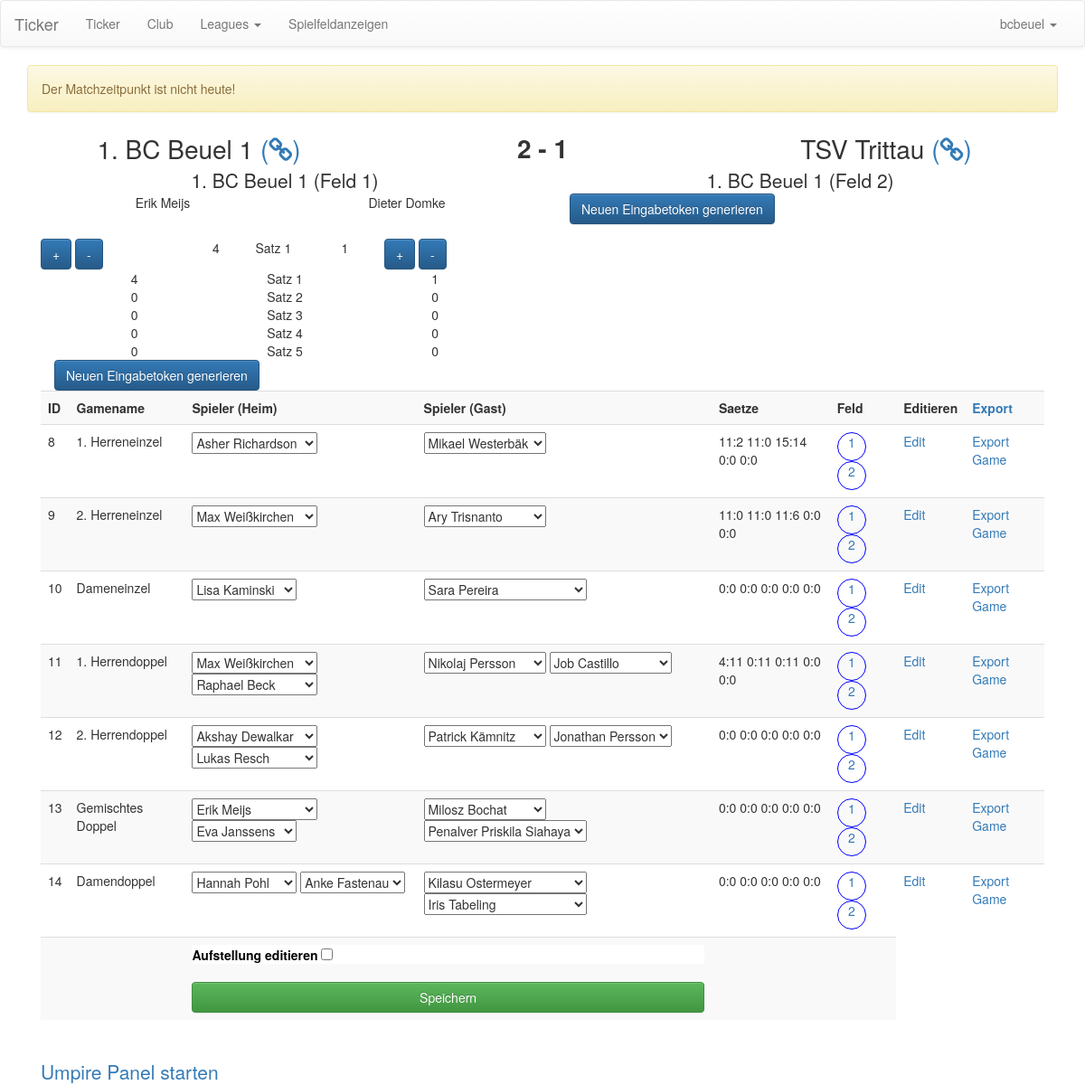
The page /ticker/manage/ticker/1 (signed in) on the database as committed earlier.
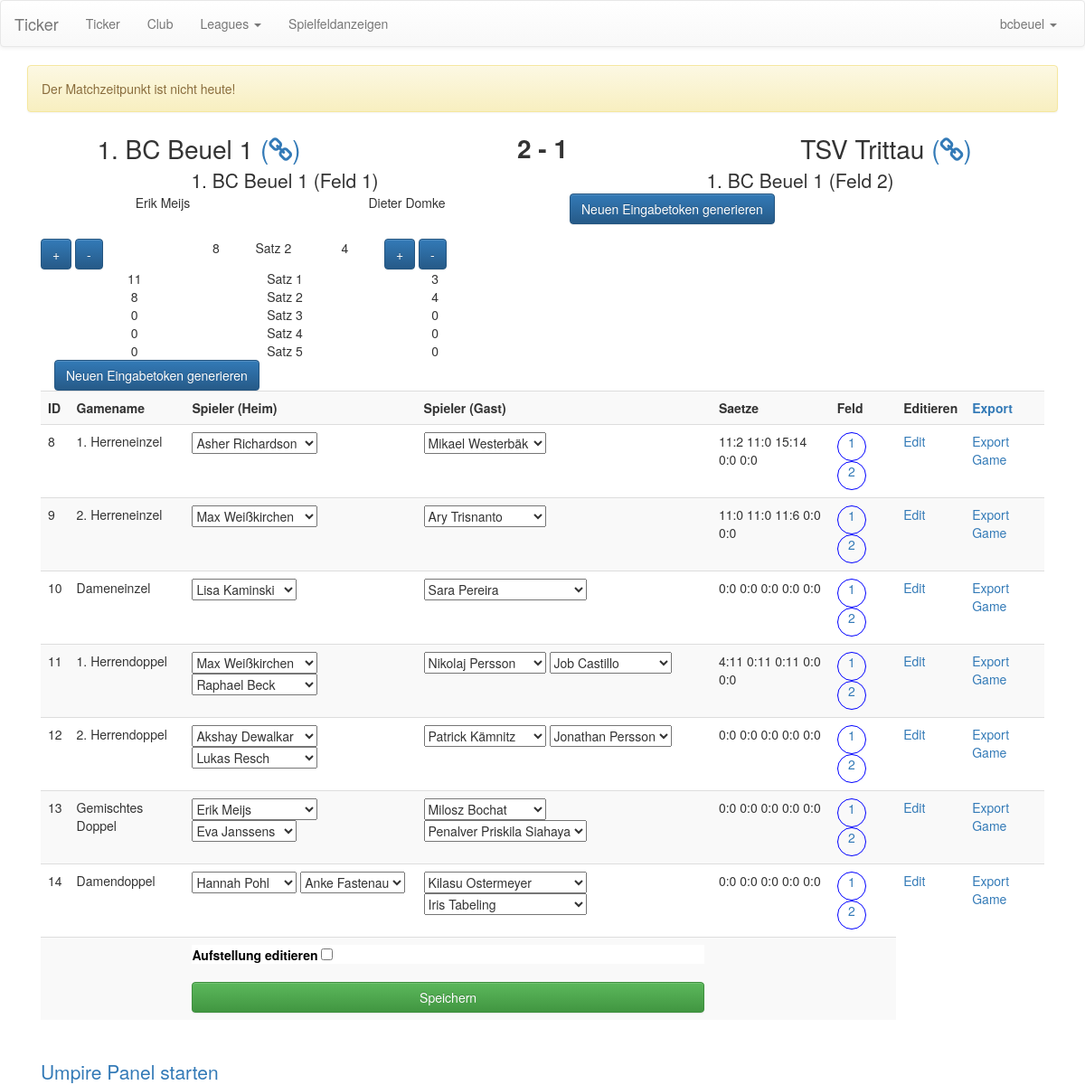
The same page on the database as committed later.
### ticker/models/fields.py (models this page shows, shortened)
class PlayingField(models.Model):
    field_name = models.CharField(max_length=255)
    def get_game(self):
        field_allocations = FieldAllocation.objects.filter(field=self, is_active=True, end_allocation=None)
        if field_allocations.exists():
            if field_allocations.count() != 1:
                field_allocations = field_allocations.order_by('-create_time')
            return field_allocations[0].game
        return None
    def has_token(self):
        tokens = PresentationToken.objects.filter(
            field=self,
            is_used=False,
        )
        return tokens.count() != 0

### ticker/models/matchstructure.py (models this page shows, shortened)
class Game(models.Model):
    name = models.CharField(max_length=64)
    player_a = ManyToManyField(Player, related_name='player_a', blank=True)
    player_b = ManyToManyField(Player, related_name='player_b', blank=True)
    sets = ManyToManyField(Set, blank=True)
    game_types = (('single', 'Herreneinzel'),
                  ('womansingle', 'Dameneinzel'),
                  ('men_double', 'Herrendoppel'),
                  ('women_double', 'Frauendoppel'),
                  ('mixed', 'Mixed'))
    current_set = models.IntegerField(default=1)
    game_type = models.CharField(max_length=32, choices=game_types)
    presses_json = models.TextField(default=None, blank=True, null=True)
    def __str__(self):
        return 'Game {3}: {0} {1} {2}'.format(self.name, self.game_type, '0', self.id)
    def in_progress(self):
        if self.current_set != 1:
            return True
        s = self.sets.filter(set_number=1).first()
        return s.is_started()
    def is_finished(self, rule):
        return self.is_won(rule)
    def get_set_score(self, rule):
        won_team_a = 0
        won_team_b = 0
        for set in self.sets.all():
            if set.set_won_by_team_a(rule):
                won_team_a += 1
            if set.set_won_by_team_b(rule):
                won_team_b += 1
        return [won_team_a, won_team_b]
    def is_won(self, rule):
        won_team_a, won_team_b = self.get_set_score(rule)
        if won_team_a == 3 or won_team_b == 3:
            return True
        return False
    def is_won_by(self, rule):
        won_team_a, won_team_b = self.get_set_score(rule)
        if won_team_a == 3 or won_team_b == 3:
            return 'team_a' if won_team_a == 3 else 'team_b'
        return None
    def get_sets(self):
        sets = self.sets.all()
        if len(sets) != 5:
            return 'Sets missing'
        all_sets = []
        for set in sets:
            tmp_score = set.get_score()
            tmp_score_str = ':'.join(map(str, tmp_score))
            all_sets.append(tmp_score_str)
        return ' '.join(all_sets)
    def get_set_objects(self):
        return self.sets.all()
    def get_current_set(self):
        current_set = self.current_set
        return self.sets.filter(set_number=current_set).first()

class Set(models.Model):
    set_number = models.IntegerField(default=1)
    points_team_a = ManyToManyField(Point, related_name='points_team_a', blank=True)
    points_team_b = ManyToManyField(Point, related_name='points_team_b', blank=True)
    def is_started(self):
        return self.points_team_a.filter(canceled=False).count() != 0 or \
               self.points_team_b.filter(canceled=False).count() != 0
    def is_finished(self, rule):
        score = self.get_score()
        if not rule.validate(score[0], score[1]):
            return False
        if rule.team_a_won(score):
            return True
        if rule.team_b_won(score):
            return True
        return False
    def set_won_by_team_a(self, rule):
        score = self.get_score()
        return rule.team_a_won(score)
    def set_won_by_team_b(self, rule):
        score = self.get_score()
        return rule.team_b_won(score)
    def get_score(self):
        return [self.points_team_a.filter(canceled=False).count(),
                self.points_team_b.filter(canceled=False).count()]

### ticker/models/player_clubs.py (models this page shows)
class Player(models.Model):
    prename = models.CharField(max_length=255)
    lastname = models.CharField(max_length=255)
    possible_sex = (('female', 'Weiblich'),
                    ('male', 'Maennlich'))
    sex = models.CharField(max_length=32, choices=possible_sex)
    birth_date = models.DateTimeField(null=True, blank=True)
    def get_name(self):
        return '{0} {1}'.format(self.prename, self.lastname)
    def __str__(self):
        return '{0} {1}'.format(
            self.prename,
            self.lastname
        )

### ticker/views/user_interface.py (the view, shortened to what this page needs)
# urls.py: url(r'^manage/ticker/([0-9]+)/?', manage_ticker_interface, name='manage_ticker_interface'),
@login_required
def manage_ticker_interface(request, match_id):
    match = Match.objects.get(id=match_id)
    ModelFormSet = modelformset_factory(Game, form=GameLineUpForm, formset=GameLineUpFormSet)
    formset = ModelFormSet(queryset=match.get_all_games())
    context = dict(match=match, formset=formset)
    return render(request, 'user/tickerinterface.html', context)

### ticker/forms/matchplan.py (called while the page is built)
    def get_game(self):
        return Game.objects.filter(id=self.instance.id).first()

### ticker/models/leaguestructure.py (called while the page is built)
    def get_name(self):
        return self.name

### ticker/models/matchstructure.py (called while the page is built)
    def validate(self, set_score_team_a, set_score_team_b):
        if set_score_team_a < 0 or set_score_team_b < 0:
            return False
        if set_score_team_a > 15 or set_score_team_b > 15:
            return False
        if set_score_team_a == 15 and set_score_team_b == 15:
            return False
        if set_score_team_a > 11 and (set_score_team_a - set_score_team_b) > 2:
            return False
        if set_score_team_b > 11 and (set_score_team_b - set_score_team_a) > 2:
            return False
        return True

    def team_a_won(self, score):
        if score[0] == 11 and (score[0] - score[1]) >= 2:
            return True
        if score[0] > 11 and (score[0] - score[1]) == 2:
            return True
        if score[0] == 15 and score[1] == 14:
            return True
        return False

    def team_b_won(self, score):
        return self.team_a_won(list(reversed(score)))

    def get_all_games(self):
        return self.games.all()

### ticker/models/player_clubs.py (called while the page is built)
    def get_name(self):
        return self.team_name

### ticker/templates/user/tickerinterface.html (shortened to what the changed rows need)
{% extends 'user/manage_base.html' %}
{% load custom_tags %}
{% load staticfiles %}
{% block extracss %}
    <link href="{% static 'css/ticker_interface.css' %}" rel="stylesheet"/>
{% endblock %}
{% block content %}
    <div class="container">
        {% now "d.m.Y" as today %}
        <div class="row-fluid fields">
            {% with fields=match.get_fields %}
                {% with fieldamount=fields|length %}
                    {% for field in fields %}
                        <div class="col-sm-{{ 12|get_field_width:fieldamount }}">
                            <div class="row-fluid">
                                <div class="col-sm-12 fieldtitle">{{ field.field_name }}</div>
                                <form method="post" action="{% url 'update_score_field' field.id '' %}" name="field_{{ field.id }}">
                                    {% if field.get_game %}
                                        {% with game=field.get_game %}
                                            <div class="col-sm-6 player">
                                                {{ game.player_a|format_players|safe }}
                                            </div>
                                            <div class="col-sm-6 player">
                                                {{ game.player_b|format_players|safe }}
                                            </div>
                                            <div class="row">
                                                <div class="col-sm-4">
                                                    <button type="submit" class="btn btn-primary" name="team_a" value="+"
                                                            {% if field.has_token %} disabled {% endif %}>
                                                        +</button>
                                                    <button type="submit" class="btn btn-primary" name="team_a" value="-"
                                                            {% if field.has_token %} disabled {% endif %}>
                                                        -</button>
                                                </div>
                                                <div class="col-sm-1 setscore" id="field_{{ field.id }}_current_set_team_a">
                                                    {{ game.get_current_set.get_score.0 }}
                                                </div>
                                                <div class="col-sm-2" id="field_{{ field.id }}_current_set_label">
                                                    Satz {{ game.get_current_set.set_number }}
                                                </div>
                                                <div class="col-sm-1 setscore" id="field_{{ field.id }}_current_set_team_b">
                                                    {{ game.get_current_set.get_score.1 }}
                                                </div>
                                                <div class="col-sm-4">
                                                    <button type="submit" class="btn btn-primary" name="team_b" value="+"
                                                            {% if field.has_token %} disabled {% endif %}>
                                                        +
                                                    </button>
                                                    <button type="submit" class="btn btn-primary" name="team_b" value="-"
                                                            {% if field.has_token %} disabled {% endif %}>
                                                        -
                                                    </button>
                                                </div>
                                            </div>
                                            {% for set in game.get_set_objects %}
                                                <div class="row set {{ set|is_current_set:game }}">
                                                    {% with score=set.get_score %}
                                                        <div class="col-sm-5 setscore" id="field_{{ field.id }}_set_{{ forloop.counter }}_team_a">{{ score.0 }}</div>
                                                        <div class="col-sm-2">Satz {{ set.set_number }}</div>
                                                        <div class="col-sm-5 setscore" id="field_{{ field.id }}_set_{{ forloop.counter }}_team_b">{{ score.1 }}</div>
                                                    {% endwith %}
                                                </div>
                                            {% endfor %}
                                        {% endwith %}
                                    {% endif %}
                                </form>
                                <div class="col-sm-12">
                                    {% if field.has_token %}
                                        {% with token=field.get_token %}
                                            Token <b>{{ token.token }}</b>
                                            <a href="{% url 'api_invalidate_token' token.id %}">
                                                <i class="fa fa-minus"></i>Token loeschen
                                            </a>
                                            <button type="button" class="btn btn-default" data-container="body" data-toggle="popover"
                                                    data-placement="top" data-content="Auf https://shuttlecock-live.com/simple den Token {{ token.token }} verwenden">
                                                <i class="fa fa-info-circle"></i>Hilfe
                                            </button>
                                        {% endwith %}
                                    {% else %}
                                        <form action="{% url 'api_new_token' field.id %}" method="post">
                                            <button class="btn btn-primary">Neuen Eingabetoken generieren</button>
                                        </form>
                                    {% endif %}
                                </div>
                            </div>
                        </div>
                    {% endfor %}
                {% endwith %}
            {% endwith %}
        </div>
        <div class="row-fluid matches">
            <div class="col-sm-12">
                <form method="post">
                    <table class="table table-responsive table-striped">
                        <tr>
                            <th>ID</th>
                            <th>Gamename</th>
                            <th>Spieler (Heim)</th>
                            <th>Spieler (Gast)</th>
                            <th>Saetze</th>
                            <th>Feld</th>
                            <th>Editieren</th>
                            <th><a href="{% url 'export_match' match.id %}" target="_blank">Export</a></th>
                        </tr>
                        {% for form in formset %}
                            {% with game=form.get_game %}
                                {% if game %}
                                    <tr>
                                        <td>
                                            {{ game.id }}
                                        </td>
                                        <td>
                                            {{ game.name }}
                                        </td>
                                        <td>
                                            {{ form.player_a }}
                                            {{ form.player_a_double }}
                                        </td>
                                        <td>
                                            {{ form.player_b }}
                                            {{ form.player_b_double }}
                                        </td>
                                        <td id="score_game_{{ game.id }}">
                                            {{ game.get_sets }}
                                        </td>
                                        <td>
                                            {% for field in match.get_fields %}
                                                {% with field_active=field|field_active:game %}
                                                    {% if field_active == 'active' %}
                                                        <a href="{% url 'remove_game_to_field' game.id field.id '' %}"
                                                           class="fieldname {{ field_active }}">{{ forloop.counter }}</a>
                                                    {% else %}
                                                        <a href="{% url 'assign_game_to_field' game.id field.id '' %}"
                                                           class="fieldname {{ field_active }}">{{ forloop.counter }}</a>
                                                    {% endif %}
                                                {% endwith %}
                                            {% endfor %}
                                        </td>
                                        <td>
                                            <a href="{% url 'manage_game' game.id %}">Edit</a>
                                        </td>
                                        <td>
                                            <a target="_blank" href="{% url 'export_game' game.id %}">Export Game</a>
                                        </td>
                                    </tr>
                                {% endif %}
                            {% endwith %}
                        {% endfor %}
                    </table>
                </form>
            </div>
        </div>
    </div>
{% endblock %}

Rows that differ between the two databases and show on the page:
changed through a linked row, PlayingField "1. BC Beuel 1 (Feld 1)": get_game.get_current_set.get_score.0 "4" → "8"; get_game.get_current_set.set_number "1" → "2"; get_game.get_current_set.get_score.1 "1" → "4"
computed for Set (number 1 of 5 on the later page): get_score.0 "4" → "11"; get_score.1 "1" → "3"
computed for Set (number 2 of 5 on the later page): get_score.0 "0" → "8"; get_score.1 "0" → "4"
